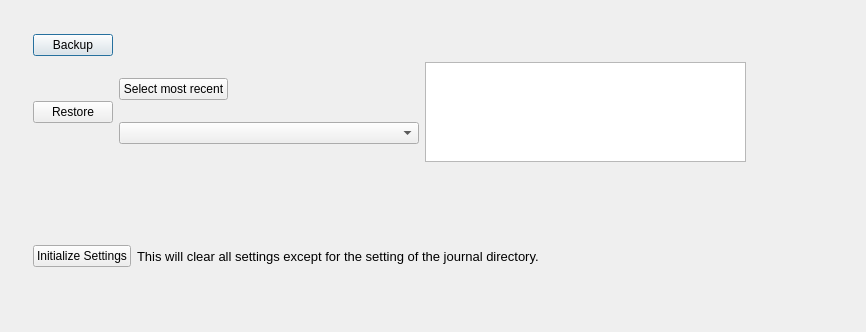
<?xml version="1.0" encoding="UTF-8"?>
<ui version="4.0">
 <class>Dialog</class>
 <widget class="QDialog" name="Dialog">
  <property name="geometry">
   <rect>
    <x>0</x>
    <y>0</y>
    <width>866</width>
    <height>332</height>
   </rect>
  </property>
  <property name="windowTitle">
   <string>Dialog</string>
  </property>
  <widget class="QWidget" name="">
   <property name="geometry">
    <rect>
     <x>33</x>
     <y>34</y>
     <width>713</width>
     <height>233</height>
    </rect>
   </property>
   <layout class="QVBoxLayout" name="verticalLayout_2">
    <item>
     <layout class="QHBoxLayout" name="horizontalLayout_4">
      <item>
       <widget class="QPushButton" name="backup">
        <property name="toolTip">
         <string>&lt;html&gt;&lt;head/&gt;&lt;body&gt;&lt;p&gt;&lt;span style=&quot; font-size:10pt; color:#0633c6;&quot;&gt;Backup setting and database&lt;/span&gt;&lt;/p&gt;&lt;/body&gt;&lt;/html&gt;</string>
        </property>
        <property name="text">
         <string>Backup</string>
        </property>
       </widget>
      </item>
      <item>
       <spacer name="horizontalSpacer">
        <property name="orientation">
         <enum>Qt::Horizontal</enum>
        </property>
        <property name="sizeHint" stdset="0">
         <size>
          <width>588</width>
          <height>20</height>
         </size>
        </property>
       </spacer>
      </item>
     </layout>
    </item>
    <item>
     <layout class="QHBoxLayout" name="horizontalLayout_3">
      <item>
       <widget class="QPushButton" name="restore">
        <property name="toolTip">
         <string>&lt;html&gt;&lt;head/&gt;&lt;body&gt;&lt;p&gt;&lt;span style=&quot; font-size:10pt; color:#0633c6;&quot;&gt;Restore settings and database from a previous backup&lt;/span&gt;&lt;/p&gt;&lt;/body&gt;&lt;/html&gt;</string>
        </property>
        <property name="text">
         <string>Restore</string>
        </property>
       </widget>
      </item>
      <item>
       <layout class="QVBoxLayout" name="verticalLayout">
        <item>
         <layout class="QHBoxLayout" name="horizontalLayout">
          <item>
           <widget class="QPushButton" name="select_recent">
            <property name="text">
             <string>Select most recent</string>
            </property>
           </widget>
          </item>
          <item>
           <spacer name="horizontalSpacer_2">
            <property name="orientation">
             <enum>Qt::Horizontal</enum>
            </property>
            <property name="sizeHint" stdset="0">
             <size>
              <width>138</width>
              <height>20</height>
             </size>
            </property>
           </spacer>
          </item>
         </layout>
        </item>
        <item>
         <widget class="QComboBox" name="avail_backups">
          <property name="sizePolicy">
           <sizepolicy hsizetype="Preferred" vsizetype="Fixed">
            <horstretch>255</horstretch>
            <verstretch>0</verstretch>
           </sizepolicy>
          </property>
          <property name="minimumSize">
           <size>
            <width>300</width>
            <height>0</height>
           </size>
          </property>
          <property name="toolTip">
           <string>&lt;html&gt;&lt;head/&gt;&lt;body&gt;&lt;p&gt;&lt;span style=&quot; font-size:10pt; color:#0633c6;&quot;&gt;Available backups to restore from.&lt;/span&gt;&lt;/p&gt;&lt;/body&gt;&lt;/html&gt;</string>
          </property>
         </widget>
        </item>
       </layout>
      </item>
      <item>
       <widget class="QListWidget" name="backup_files">
        <property name="sizePolicy">
         <sizepolicy hsizetype="Expanding" vsizetype="Expanding">
          <horstretch>255</horstretch>
          <verstretch>0</verstretch>
         </sizepolicy>
        </property>
        <property name="minimumSize">
         <size>
          <width>300</width>
          <height>0</height>
         </size>
        </property>
        <property name="maximumSize">
         <size>
          <width>16777215</width>
          <height>100</height>
         </size>
        </property>
        <property name="toolTip">
         <string>&lt;html&gt;&lt;head/&gt;&lt;body&gt;&lt;p&gt;&lt;span style=&quot; font-size:10pt; color:#0633c6;&quot;&gt;The backup files for the selected backup.&lt;/span&gt;&lt;/p&gt;&lt;/body&gt;&lt;/html&gt;</string>
        </property>
       </widget>
      </item>
     </layout>
    </item>
    <item>
     <spacer name="verticalSpacer">
      <property name="orientation">
       <enum>Qt::Vertical</enum>
      </property>
      <property name="sizeHint" stdset="0">
       <size>
        <width>20</width>
        <height>48</height>
       </size>
      </property>
     </spacer>
    </item>
    <item>
     <layout class="QHBoxLayout" name="horizontalLayout_2">
      <item>
       <widget class="QPushButton" name="init_settings">
        <property name="text">
         <string>Initialize Settings</string>
        </property>
       </widget>
      </item>
      <item>
       <widget class="QLabel" name="label">
        <property name="sizePolicy">
         <sizepolicy hsizetype="Expanding" vsizetype="Preferred">
          <horstretch>0</horstretch>
          <verstretch>0</verstretch>
         </sizepolicy>
        </property>
        <property name="font">
         <font>
          <pointsize>10</pointsize>
         </font>
        </property>
        <property name="text">
         <string>This will clear all settings except for the setting of the journal directory.</string>
        </property>
       </widget>
      </item>
     </layout>
    </item>
   </layout>
  </widget>
 </widget>
 <resources/>
 <connections/>
</ui>
